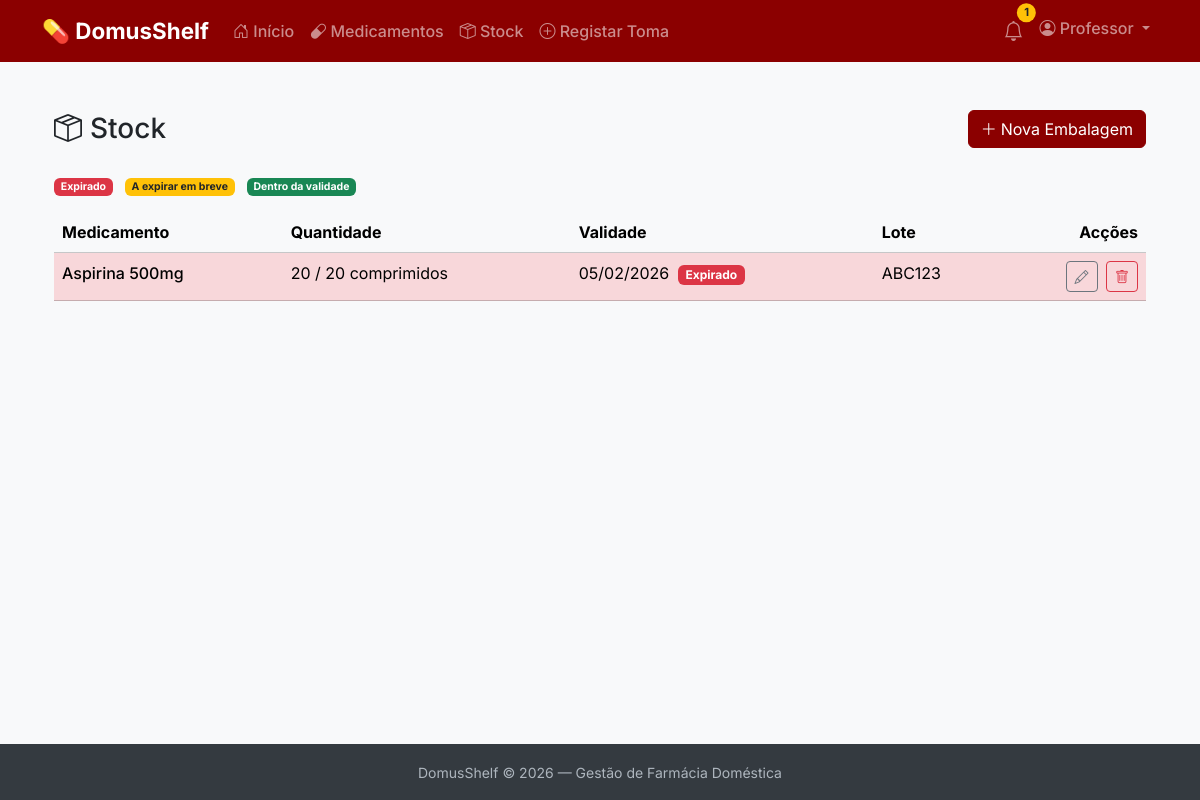
/medicamentos/stock/ (signed in), run on an earlier commit of the app's database.
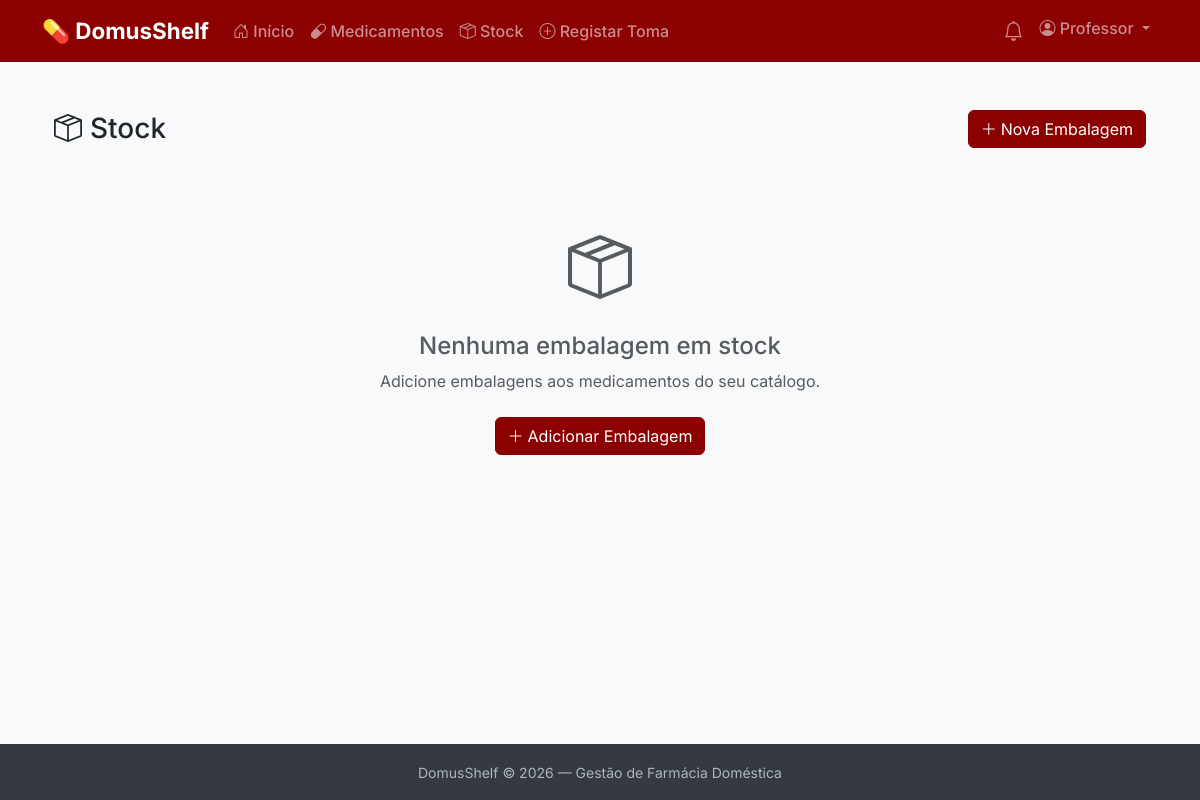
And on a later commit of the database.
### pharmacy/models.py (models this page shows, shortened)
class Embalagem(models.Model):
    medicamento = models.ForeignKey(
        Medicamento,
        on_delete=models.CASCADE,
        related_name='embalagens',
        verbose_name='Medicamento'
    )
    quantidade_inicial = models.PositiveIntegerField(
        verbose_name='Quantidade Inicial'
    )
    quantidade_actual = models.PositiveIntegerField(
        verbose_name='Quantidade Actual'
    )
    unidade = models.CharField(
        max_length=50,
        default='unidades',
        verbose_name='Unidade'
    )
    data_validade = models.DateField(
        verbose_name='Data de Validade'
    )
    lote = models.CharField(
        max_length=50,
        blank=True,
        verbose_name='Lote'
    )
    criado_em = models.DateTimeField(
        auto_now_add=True,
        verbose_name='Criado em'
    )
    class Meta:
        verbose_name = 'Embalagem'
        verbose_name_plural = 'Embalagens'
        ordering = ['data_validade']
    @property
    def esta_expirada(self):
        return date.today() > self.data_validade

class Medicamento(models.Model):
    utilizador = models.ForeignKey(
        User,
        on_delete=models.CASCADE,
        related_name='medicamentos',
        verbose_name='Utilizador'
    )
    nome_comercial = models.CharField(
        max_length=200,
        verbose_name='Nome Comercial'
    )
    principio_activo = models.CharField(
        max_length=200,
        blank=True,
        verbose_name='Princípio Activo'
    )
    forma_farmaceutica = models.CharField(
        max_length=100,
        blank=True,
        verbose_name='Forma Farmacêutica'
    )
    observacoes = models.TextField(
        blank=True,
        verbose_name='Observações'
    )
    criado_em = models.DateTimeField(
        auto_now_add=True,
        verbose_name='Criado em'
    )
    class Meta:
        verbose_name = 'Medicamento'
        verbose_name_plural = 'Medicamentos'
        ordering = ['nome_comercial']

### pharmacy/views.py (the view)
# urls.py: path('stock/', views.embalagem_lista, name='embalagem_lista'),
@login_required
def embalagem_lista(request):
    from datetime import date
    embalagens = Embalagem.objects.filter(
        medicamento__utilizador=request.user
    ).select_related('medicamento').order_by('data_validade')
    context = {
        'embalagens': embalagens,
        'hoje': date.today(),  # Passamos a data de hoje para comparações no template
    }
    return render(request, 'pharmacy/embalagem_lista.html', context)

### pharmacy/context_processors.py (called while the page is built)
def alertas_count(request):
    if not request.user.is_authenticated:
        return {'alertas_count': 0}
    hoje = date.today()
    try:
        prefs = Preferencias.objects.get(utilizador=request.user)
        dias_alerta = prefs.dias_alerta_antes
    except Preferencias.DoesNotExist:
        dias_alerta = 30  # Valor por defeito
    data_limite = hoje + timedelta(days=dias_alerta)
    count = Embalagem.objects.filter(
        medicamento__utilizador=request.user,
        quantidade_actual__gt=0,
        data_validade__lte=data_limite
    ).count()
    return {'alertas_count': count}

### pharmacy/templates/pharmacy/embalagem_lista.html (shortened to what this page needs)
{% extends 'base.html' %}
{% block content %}
<div class="container py-4">
    <div class="d-flex justify-content-between align-items-center mb-4">
        <h1 class="h3 mb-0">
            <i class="bi bi-box-seam me-2"></i>Stock
        </h1>
        <a href="{% url 'pharmacy:embalagem_criar' %}" class="btn btn-primary">
            <i class="bi bi-plus-lg me-1"></i>Nova Embalagem
        </a>
    </div>
    {% if embalagens %}
    <div class="mb-3">
        <small class="text-muted">
            <span class="badge bg-danger me-2">Expirado</span>
            <span class="badge bg-warning text-dark me-2">A expirar em breve</span>
            <span class="badge bg-success">Dentro da validade</span>
        </small>
    </div>
    {% endif %}
    {% if embalagens %}
        <div class="table-responsive d-none d-md-block">
            <table class="table table-hover">
                <thead class="table-light">
                    <tr>
                        <th>Medicamento</th>
                        <th>Quantidade</th>
                        <th>Validade</th>
                        <th>Lote</th>
                        <th class="text-end">Acções</th>
                    </tr>
                </thead>
                <tbody>
                    {% for embalagem in embalagens %}
                    <tr class="{% if embalagem.esta_expirada %}table-danger{% elif embalagem.dias_para_expirar <= 30 %}table-warning{% endif %}">
                        <td class="fw-medium">{{ embalagem.medicamento.nome_comercial }}</td>
                        <td>
                            {{ embalagem.quantidade_actual }} / {{ embalagem.quantidade_inicial }} {{ embalagem.unidade }}
                        </td>
                        <td>
                            {{ embalagem.data_validade|date:"d/m/Y" }}
                            {% if embalagem.esta_expirada %}
                                <span class="badge bg-danger ms-1">Expirado</span>
                            {% elif embalagem.dias_para_expirar <= 30 %}
                                <span class="badge bg-warning text-dark ms-1">{{ embalagem.dias_para_expirar }} dias</span>
                            {% else %}
                            <span class="badge bg-success ms-1">OK</span>
                            {% endif %}
                        </td>
                        <td>{{ embalagem.lote|default:"-" }}</td>
                        <td class="text-end">
                            <a href="{% url 'pharmacy:embalagem_editar' embalagem.pk %}"
                               class="btn btn-sm btn-outline-secondary me-1"
                               title="Editar">
                                <i class="bi bi-pencil"></i>
                            </a>
                            <a href="{% url 'pharmacy:embalagem_eliminar' embalagem.pk %}"
                               class="btn btn-sm btn-outline-danger"
                               title="Eliminar">
                                <i class="bi bi-trash"></i>
                            </a>
                        </td>
                    </tr>
                    {% endfor %}
                </tbody>
            </table>
        </div>
    {% else %}
        <div class="text-center py-5">
            <i class="bi bi-box-seam text-muted" style="font-size: 4rem;"></i>
            <h4 class="mt-3 text-muted">Nenhuma embalagem em stock</h4>
            <p class="text-muted">Adicione embalagens aos medicamentos do seu catálogo.</p>
            <a href="{% url 'pharmacy:embalagem_criar' %}" class="btn btn-primary mt-2">
                <i class="bi bi-plus-lg me-1"></i>Adicionar Embalagem
            </a>
        </div>
    {% endif %}
</div>
{% endblock %}

### templates/base.html (shortened to what this page needs)
<!DOCTYPE html>
<html lang="pt">
<head>
    <link href="https://cdn.jsdelivr.net/npm/bootstrap@5.3.2/dist/css/bootstrap.min.css" rel="stylesheet">
    <link href="https://cdn.jsdelivr.net/npm/bootstrap-icons@1.11.1/font/bootstrap-icons.css" rel="stylesheet">
    <link rel="stylesheet" href="https://cdn.jsdelivr.net/npm/flatpickr/dist/flatpickr.min.css">
</head>
<body>
    <nav class="navbar navbar-expand-lg navbar-dark">
        <div class="container">
            <a class="navbar-brand" href="/">
                💊 DomusShelf
            </a>
            <div class="collapse navbar-collapse" id="navbarNav">
                {% if user.is_authenticated %}
                <ul class="navbar-nav me-auto">
                    <li class="nav-item">
                        <a class="nav-link" href="/">
                            <i class="bi bi-house-door"></i> Início
                        </a>
                    </li>
                    <li class="nav-item">
                        <a class="nav-link" href="{% url 'pharmacy:medicamento_lista' %}">
                            <i class="bi bi-capsule"></i> Medicamentos
                        </a>
                    </li>
                    <li class="nav-item">
                        <a class="nav-link" href="{% url 'pharmacy:embalagem_lista' %}">
                            <i class="bi bi-box-seam"></i> Stock
                        </a>
                    </li>
                    <li class="nav-item">
                        <a class="nav-link" href="{% url 'pharmacy:consumo_criar' %}">
                            <i class="bi bi-plus-circle"></i> Registar Toma
                        </a>
                    </li>
                </ul>
                <ul class="navbar-nav">
                    <li class="nav-item">
                        <a class="nav-link position-relative" href="{% url 'pharmacy:alertas_lista' %}">
                            <i class="bi bi-bell fs-5"></i>
                            {% if alertas_count and alertas_count > 0 %}
                            <span class="badge rounded-pill bg-warning text-dark alert-badge">
                                {{ alertas_count }}
                            </span>
                            {% endif %}
                        </a>
                    </li>
                    <li class="nav-item dropdown">
                        <a class="nav-link dropdown-toggle" href="#" role="button" data-bs-toggle="dropdown">
                            <i class="bi bi-person-circle"></i> {{ user.username }}
                        </a>
                    </li>
                </ul>
                {% endif %}
            </div>
        </div>
    </nav>
    <main>
        <div class="container">
            {% block content %}{% endblock %}
        </div>
    </main>
    <footer>
        <div class="container text-center">
            <small>DomusShelf &copy; 2026 — Gestão de Farmácia Doméstica</small>
        </div>
    </footer>
</body>
</html>

What changed in the data, as far as the page shows it:
removed Embalagem: medicamento.nome_comercial "Aspirina 500mg", quantidade_actual "20", quantidade_inicial "20", unidade "comprimidos", data_validade "05/02/2026", shows "Expirado", lote "ABC123"
Also different on the page:
{{ alertas_count }}: "1" → (not shown)
text no longer shown: "Expirado A expirar em breve Dentro da validade Medicamento Quantidade Validade Lote Acções"
text now shown: "Nenhuma embalagem em stock Adicione embalagens aos medicamentos do seu catálogo. Adicionar Embalagem"
